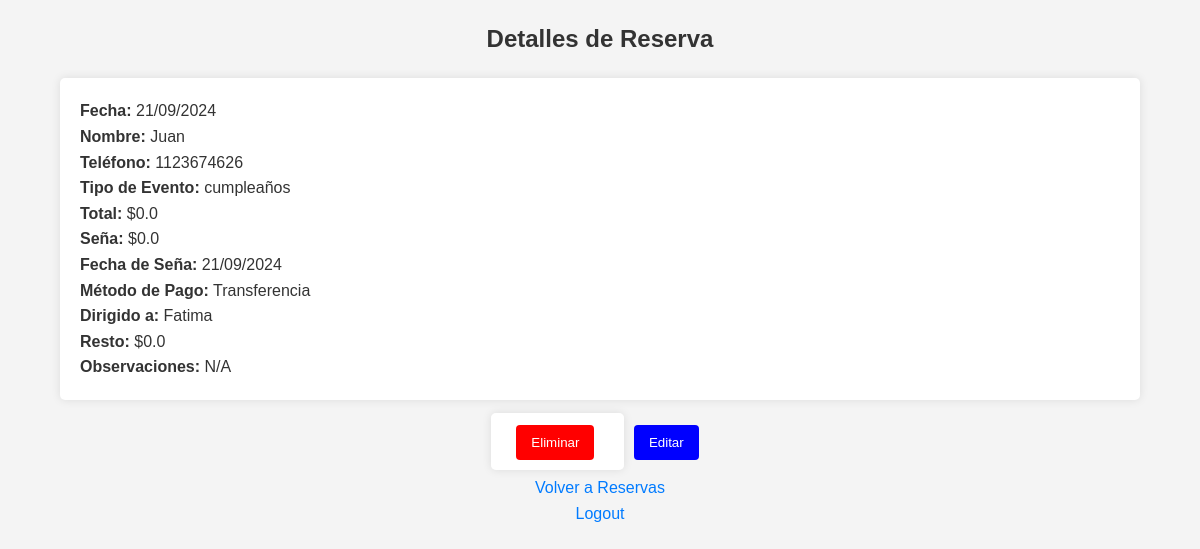
Page /ver/1 on the earlier database version.
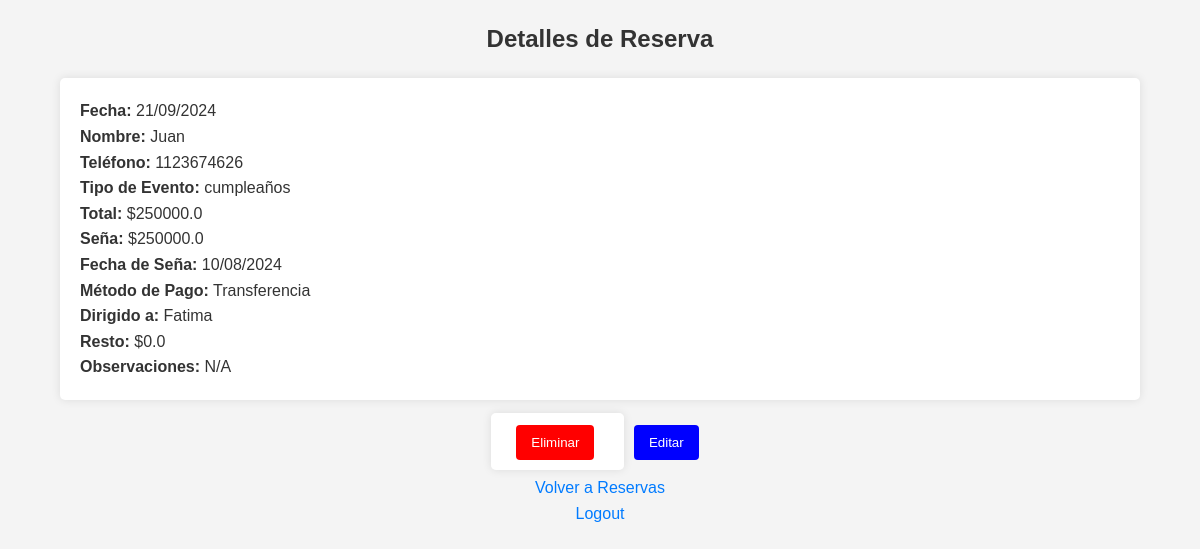
Same page on the later database version.
### tables this page shows
CREATE TABLE reservas (id INTEGER PRIMARY KEY, fecha TEXT, nombre TEXT, telefono TEXT, tipo_evento TEXT, total REAL, seña REAL, fecha_seña TEXT, metodo_pago TEXT, dirigido_a TEXT, resto REAL, observaciones TEXT);

### app.py (the view)
@app.route('/ver/<int:id>')
def ver_reserva(id):
    conn = get_db_connection()
    reserva = conn.execute('SELECT * FROM reservas WHERE id = ?', (id,)).fetchone()
    conn.close()
    if reserva:
        reserva_dict = dict(reserva)
        reserva_dict['fecha'] = datetime.strptime(reserva['fecha'], '%Y-%m-%d').strftime('%d/%m/%Y')
        if reserva['fecha_seña']:
            reserva_dict['fecha_seña'] = datetime.strptime(reserva['fecha_seña'], '%Y-%m-%d').strftime('%d/%m/%Y')
        return render_template('detalles_reserva.html', reserva=reserva_dict)
    else:
        flash('Reserva no encontrada.')
        return redirect(url_for('reservar'))

### app.py (called while the page is built)
def get_db_connection():
    conn = sqlite3.connect('reservas.db')
    conn.row_factory = sqlite3.Row
    return conn

### templates/detalles_reserva.html (shortened to what this page needs)
<!DOCTYPE html>
<html lang="es">
<head>
    <link rel="stylesheet" href="{{ url_for('static', filename='styles.css') }}">
</head>
<body>
    <h2>Detalles de Reserva</h2>
    <div class="container">
        <p><strong>Fecha:</strong> {{ reserva.fecha }}</p>
        <p><strong>Nombre:</strong> {{ reserva.nombre }}</p>
        <p><strong>Teléfono:</strong> {{ reserva.telefono }}</p>
        <p><strong>Tipo de Evento:</strong> {{ reserva.tipo_evento }}</p>
        <p><strong>Total:</strong> ${{ reserva.total }}</p>
        <p><strong>Seña:</strong> ${{ reserva.seña }}</p>
        <p><strong>Fecha de Seña:</strong> {{ reserva.fecha_seña }}</p>
        <p><strong>Método de Pago:</strong> {{ reserva.metodo_pago }}</p>
        <p><strong>Dirigido a:</strong> {{ reserva.dirigido_a }}</p>
        <p><strong>Resto:</strong> ${{ reserva.resto }}</p>
        <p><strong>Observaciones:</strong> {{ reserva.observaciones }}</p>
    </div>
    <div class="centered">
        <form action="/eliminar/{{ reserva.id }}" method="POST" style="display:inline;">
            <button type="submit" class="delete-button">Eliminar</button>
        </form>
        <a href="/editar/{{ reserva.id }}">
            <button class="edit-button">Editar</button>
        </a>
    </div>
    <div class="centered">
        <p><a href="/reservas">Volver a Reservas</a></p>
        <p><a href="/logout">Logout</a></p>
    </div>
</body>
</html>

### static/styles.css (style rules this page uses)
* { margin: 0; padding: 0; box-sizing: border-box; }
body { font-family: Arial, sans-serif; background-color: #f4f4f4; color: #333; line-height: 1.6; }
h2 { text-align: center; margin: 20px 0; }
.centered { text-align: center; margin-top: 10px; }
.container { max-width: 90%; margin: 20px auto; padding: 20px; background: #fff; border-radius: 5px; box-shadow: 0 0 10px rgba(0, 0, 0, 0.1); }
form { max-width: 400px; margin: 20px auto; padding: 20px; background: #fff; border-radius: 5px; box-shadow: 0 0 10px rgba(0,0,0,0.1); }
button { width: 100%; padding: 10px; background-color: #5cb85c; color: white; border: none; border-radius: 4px; cursor: pointer; }
.delete-button { background-color: red; color: white; }
.edit-button { background-color: blue; color: white; }
button { width: auto; padding: 10px 15px; border: none; border-radius: 4px; cursor: pointer; margin: 5px; }
a { margin: 0 5px; color: #007bff; text-decoration: none; }

Differences in the rows shown:
changed reservas "Juan": total "0.0" → "250000.0"; seña "0.0" → "250000.0"; fecha_seña "21/09/2024" → "10/08/2024"
